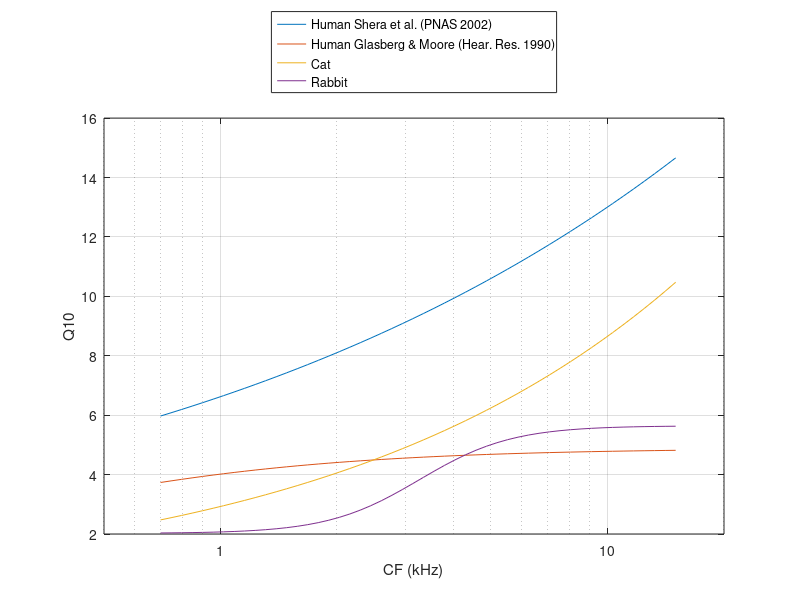

Write the MATLAB code that produced this figure.
%% Test Q10

% Human
cf = logspace(log10(700), log10(15000));
q10 = ((cf./1000).^0.3)*12.7*0.505+0.2085;

figure
plot(cf, q10)
set(gca, 'xscale', 'log')
xlim([500 20000])
%ylim([1, 16])
xticklabels([1 10])
xlabel('CF (kHz)')
ylabel('Q10')
hold on

% Human 2
q10 = cf./24.7./(4.37*(cf./1000)+1)*0.505+0.2085;
plot(cf, q10)


% Cat
q10 = 10.^(0.4708*log10(cf./1e3)+0.4664);
plot(cf, q10)

% Rabbit
q10 = (3.62.*(cf./1000).^3.65)./((cf./1000).^3.65+3.27^3.65)+2.022;
%q10 = ((3.62.*(cf./1000).^3.65)./(((cf./1000).^3.65)+75.5265))+2.022;
plot(cf, q10)

% Legend
legend('Human Shera et al. (PNAS 2002)',...
	'Human Glasberg & Moore (Hear. Res. 1990)', 'Cat', 'Rabbit', ...
	'Location','northoutside')
grid on
